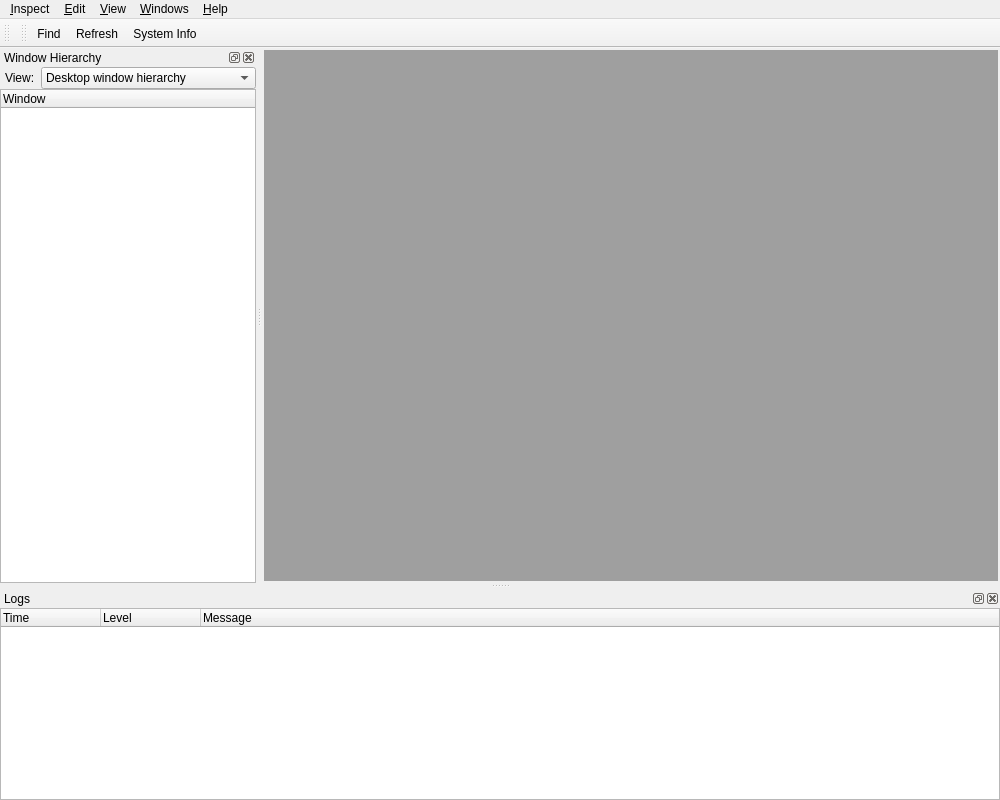
<?xml version="1.0" encoding="UTF-8"?>
<ui version="4.0">
 <class>MainWindow</class>
 <widget class="QMainWindow" name="MainWindow">
  <property name="geometry">
   <rect>
    <x>0</x>
    <y>0</y>
    <width>1000</width>
    <height>800</height>
   </rect>
  </property>
  <property name="windowTitle">
   <string>Window Detective</string>
  </property>
  <widget class="QWidget" name="centralwidget">
   <layout class="QGridLayout" name="gridLayout_2">
    <property name="leftMargin">
     <number>2</number>
    </property>
    <property name="topMargin">
     <number>2</number>
    </property>
    <property name="rightMargin">
     <number>2</number>
    </property>
    <property name="bottomMargin">
     <number>2</number>
    </property>
    <property name="spacing">
     <number>2</number>
    </property>
    <item row="0" column="0">
     <widget class="QMdiArea" name="mdiArea">
      <property name="whatsThis">
       <string>The main pane, holds multiple property or message panes.</string>
      </property>
      <property name="verticalScrollBarPolicy">
       <enum>Qt::ScrollBarAsNeeded</enum>
      </property>
      <property name="horizontalScrollBarPolicy">
       <enum>Qt::ScrollBarAsNeeded</enum>
      </property>
     </widget>
    </item>
   </layout>
  </widget>
  <widget class="QMenuBar" name="menubar">
   <property name="geometry">
    <rect>
     <x>0</x>
     <y>0</y>
     <width>1000</width>
     <height>47</height>
    </rect>
   </property>
   <widget class="QMenu" name="menuSpy">
    <property name="title">
     <string>&amp;Inspect</string>
    </property>
    <widget class="QMenu" name="menuRemote">
     <property name="title">
      <string>Remote</string>
     </property>
     <addaction name="actionConnect_to_server"/>
     <addaction name="actionStart_Server"/>
    </widget>
    <addaction name="actnFind"/>
    <addaction name="separator"/>
    <addaction name="menuRemote"/>
   </widget>
   <widget class="QMenu" name="menuHelp">
    <property name="title">
     <string>&amp;Help</string>
    </property>
    <addaction name="actnHelp"/>
    <addaction name="separator"/>
    <addaction name="actnAbout"/>
   </widget>
   <widget class="QMenu" name="menuEdit">
    <property name="title">
     <string>&amp;Edit</string>
    </property>
    <addaction name="actnPreferences"/>
   </widget>
   <widget class="QMenu" name="menuView">
    <property name="title">
     <string>&amp;View</string>
    </property>
    <addaction name="actnRefresh"/>
    <addaction name="actnSystemInfo"/>
   </widget>
   <widget class="QMenu" name="menuWindows">
    <property name="title">
     <string>&amp;Windows</string>
    </property>
   </widget>
   <addaction name="menuSpy"/>
   <addaction name="menuEdit"/>
   <addaction name="menuView"/>
   <addaction name="menuWindows"/>
   <addaction name="menuHelp"/>
  </widget>
  <widget class="QDockWidget" name="treeDock">
   <property name="whatsThis">
    <string>Lists all windows in the system, sorted either by relationship to the desktop window or by owner process</string>
   </property>
   <property name="windowTitle">
    <string>Window Hierarchy</string>
   </property>
   <attribute name="dockWidgetArea">
    <number>1</number>
   </attribute>
   <widget class="ResizableDockContainer" name="treeDockContents">
    <layout class="QVBoxLayout" name="verticalLayout">
     <property name="spacing">
      <number>0</number>
     </property>
     <property name="leftMargin">
      <number>0</number>
     </property>
     <property name="topMargin">
      <number>0</number>
     </property>
     <property name="rightMargin">
      <number>0</number>
     </property>
     <property name="bottomMargin">
      <number>0</number>
     </property>
     <item>
      <widget class="QWidget" name="widget" native="true">
       <layout class="QFormLayout" name="formLayout">
        <property name="leftMargin">
         <number>5</number>
        </property>
        <property name="topMargin">
         <number>0</number>
        </property>
        <property name="rightMargin">
         <number>0</number>
        </property>
        <property name="bottomMargin">
         <number>0</number>
        </property>
        <item row="0" column="0">
         <widget class="QLabel" name="label">
          <property name="text">
           <string>View:</string>
          </property>
         </widget>
        </item>
        <item row="0" column="1">
         <widget class="QComboBox" name="cbTreeView">
          <property name="whatsThis">
           <string>Selects how the windows are displayed in the tree.</string>
          </property>
          <item>
           <property name="text">
            <string>Desktop window hierarchy</string>
           </property>
           <property name="icon">
            <iconset resource="../../qt_resources.qrc">
             <normaloff>:/img/window.png</normaloff>:/img/window.png</iconset>
           </property>
          </item>
          <item>
           <property name="text">
            <string>Process window hierarchy</string>
           </property>
           <property name="icon">
            <iconset resource="../../qt_resources.qrc">
             <normaloff>:/img/process.png</normaloff>:/img/process.png</iconset>
           </property>
          </item>
         </widget>
        </item>
       </layout>
      </widget>
     </item>
     <item>
      <widget class="WindowTree" name="windowTree">
       <property name="whatsThis">
        <string>Lists all windows in the system, arranged either by relationship to the desktop window or by owner process.</string>
       </property>
       <property name="editTriggers">
        <set>QAbstractItemView::NoEditTriggers</set>
       </property>
       <property name="verticalScrollMode">
        <enum>QAbstractItemView::ScrollPerPixel</enum>
       </property>
       <property name="uniformRowHeights">
        <bool>true</bool>
       </property>
       <property name="allColumnsShowFocus">
        <bool>true</bool>
       </property>
       <column>
        <property name="text">
         <string>Window</string>
        </property>
       </column>
      </widget>
     </item>
    </layout>
   </widget>
  </widget>
  <widget class="QToolBar" name="pickerToolBar">
   <property name="windowTitle">
    <string>Picker ToolBar</string>
   </property>
   <attribute name="toolBarArea">
    <enum>TopToolBarArea</enum>
   </attribute>
   <attribute name="toolBarBreak">
    <bool>false</bool>
   </attribute>
  </widget>
  <widget class="QToolBar" name="mainToolBar">
   <property name="windowTitle">
    <string>Main ToolBar</string>
   </property>
   <property name="iconSize">
    <size>
     <width>16</width>
     <height>16</height>
    </size>
   </property>
   <attribute name="toolBarArea">
    <enum>TopToolBarArea</enum>
   </attribute>
   <attribute name="toolBarBreak">
    <bool>false</bool>
   </attribute>
   <addaction name="actnFind"/>
   <addaction name="actnRefresh"/>
   <addaction name="actnSystemInfo"/>
  </widget>
  <widget class="QDockWidget" name="logDock">
   <property name="whatsThis">
    <string>Displays any status messages or window events as they happen</string>
   </property>
   <property name="windowTitle">
    <string>Logs</string>
   </property>
   <attribute name="dockWidgetArea">
    <number>8</number>
   </attribute>
   <widget class="ResizableDockContainer" name="logDockContents">
    <layout class="QHBoxLayout" name="horizontalLayout_3">
     <property name="spacing">
      <number>0</number>
     </property>
     <property name="leftMargin">
      <number>0</number>
     </property>
     <property name="topMargin">
      <number>0</number>
     </property>
     <property name="rightMargin">
      <number>0</number>
     </property>
     <property name="bottomMargin">
      <number>0</number>
     </property>
     <item>
      <widget class="QTreeWidget" name="logList">
       <property name="whatsThis">
        <string>Displays any status messages, errors, or window events as they happen.</string>
       </property>
       <property name="editTriggers">
        <set>QAbstractItemView::NoEditTriggers</set>
       </property>
       <property name="dragDropOverwriteMode">
        <bool>false</bool>
       </property>
       <property name="selectionMode">
        <enum>QAbstractItemView::NoSelection</enum>
       </property>
       <property name="verticalScrollMode">
        <enum>QAbstractItemView::ScrollPerPixel</enum>
       </property>
       <property name="horizontalScrollMode">
        <enum>QAbstractItemView::ScrollPerPixel</enum>
       </property>
       <property name="rootIsDecorated">
        <bool>false</bool>
       </property>
       <property name="uniformRowHeights">
        <bool>true</bool>
       </property>
       <column>
        <property name="text">
         <string>Time</string>
        </property>
       </column>
       <column>
        <property name="text">
         <string>Level</string>
        </property>
       </column>
       <column>
        <property name="text">
         <string>Message</string>
        </property>
       </column>
      </widget>
     </item>
    </layout>
   </widget>
  </widget>
  <action name="actnPreferences">
   <property name="icon">
    <iconset resource="../../qt_resources.qrc">
     <normaloff>:/img/preferences.png</normaloff>:/img/preferences.png</iconset>
   </property>
   <property name="text">
    <string>&amp;Preferences...</string>
   </property>
  </action>
  <action name="actnHelp">
   <property name="icon">
    <iconset resource="../../qt_resources.qrc">
     <normaloff>:/img/help.png</normaloff>:/img/help.png</iconset>
   </property>
   <property name="text">
    <string>&amp;Help Contents</string>
   </property>
   <property name="shortcut">
    <string>F1</string>
   </property>
  </action>
  <action name="actnAbout">
   <property name="text">
    <string>&amp;About Window Detective</string>
   </property>
  </action>
  <action name="actnFind">
   <property name="icon">
    <iconset resource="../../qt_resources.qrc">
     <normaloff>:/img/find.png</normaloff>:/img/find.png</iconset>
   </property>
   <property name="text">
    <string>&amp;Find...</string>
   </property>
   <property name="toolTip">
    <string>Find a window</string>
   </property>
   <property name="shortcut">
    <string>Ctrl+F</string>
   </property>
  </action>
  <action name="actnRefresh">
   <property name="icon">
    <iconset resource="../../qt_resources.qrc">
     <normaloff>:/img/refresh.png</normaloff>:/img/refresh.png</iconset>
   </property>
   <property name="text">
    <string>&amp;Refresh</string>
   </property>
   <property name="toolTip">
    <string>Refresh all window</string>
   </property>
   <property name="shortcut">
    <string>F5</string>
   </property>
  </action>
  <action name="actnTile">
   <property name="icon">
    <iconset resource="../../qt_resources.qrc">
     <normaloff>:/img/tile.png</normaloff>:/img/tile.png</iconset>
   </property>
   <property name="text">
    <string>&amp;Tile</string>
   </property>
  </action>
  <action name="actnCascade">
   <property name="icon">
    <iconset resource="../../qt_resources.qrc">
     <normaloff>:/img/cascade.png</normaloff>:/img/cascade.png</iconset>
   </property>
   <property name="text">
    <string>&amp;Cascade</string>
   </property>
  </action>
  <action name="actnCloseAllMdi">
   <property name="text">
    <string>&amp;Close All</string>
   </property>
   <property name="toolTip">
    <string>Close All MDI Windows</string>
   </property>
  </action>
  <action name="actnSystemInfo">
   <property name="icon">
    <iconset resource="../../qt_resources.qrc">
     <normaloff>:/img/system_info.png</normaloff>:/img/system_info.png</iconset>
   </property>
   <property name="text">
    <string>System Info</string>
   </property>
   <property name="toolTip">
    <string>View System UI Configuration Settings</string>
   </property>
  </action>
  <action name="actionConnect_to_server">
   <property name="text">
    <string>Connect to server</string>
   </property>
  </action>
  <action name="actionStart_Server">
   <property name="text">
    <string>Start Server</string>
   </property>
  </action>
 </widget>
 <customwidgets>
  <customwidget>
   <class>WindowTree</class>
   <extends>QTreeWidget</extends>
   <header>ui/custom_widgets/WindowTree.h</header>
  </customwidget>
  <customwidget>
   <class>ResizableDockContainer</class>
   <extends>QWidget</extends>
   <header>ui/custom_widgets/ResizableDockContainer.h</header>
  </customwidget>
 </customwidgets>
 <resources>
  <include location="../../qt_resources.qrc"/>
 </resources>
 <connections/>
</ui>
